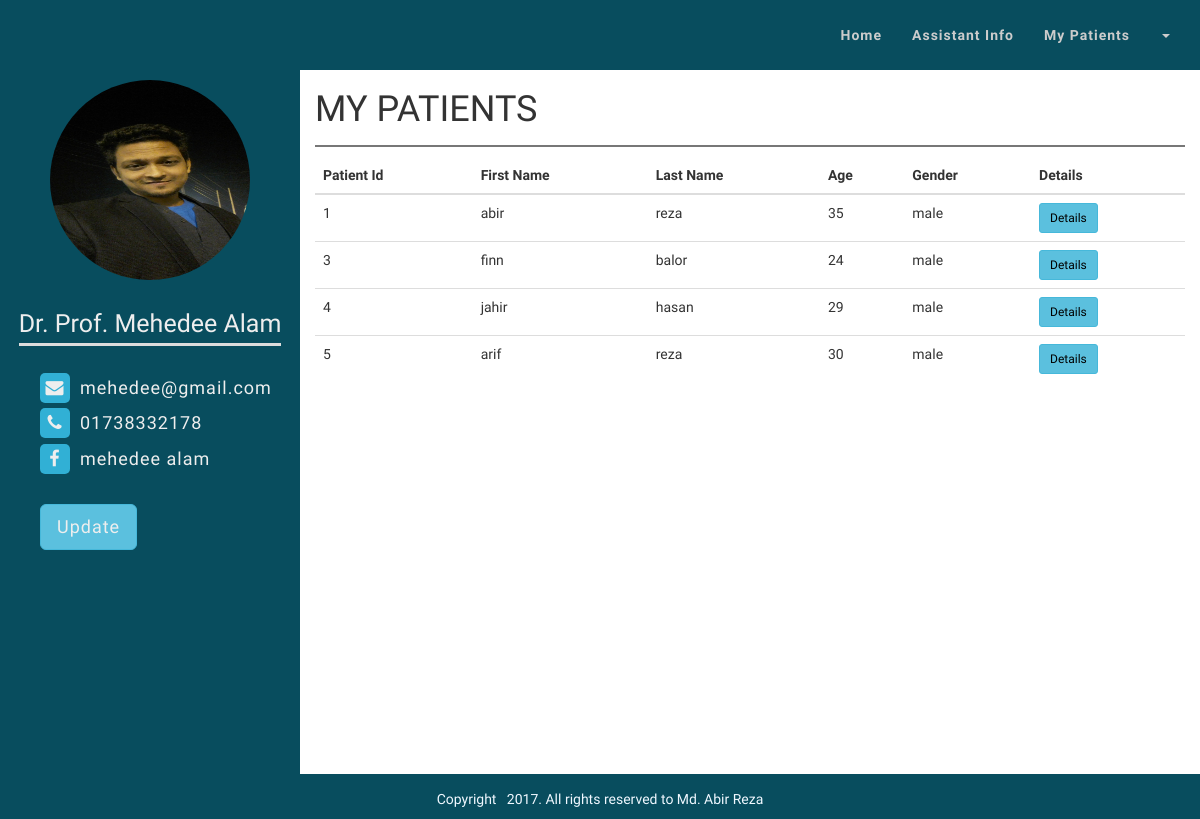
The page /doctor/my_patients.php (signed in) on the database its author committed.
### tables this page shows
CREATE TABLE `doctor` (
  `id` int(11) NOT NULL,
  `name` varchar(255) NOT NULL,
  `email` varchar(255) NOT NULL,
  `password` varchar(255) NOT NULL,
  `phone` varchar(255) NOT NULL,
  `facebook_id` varchar(255) NOT NULL,
  `doctor_image` varchar(255) NOT NULL
);

CREATE TABLE `patients` (
  `id` int(11) NOT NULL,
  `first_name` varchar(255) NOT NULL,
  `last_name` varchar(255) NOT NULL,
  `age` int(11) NOT NULL,
  `gender` varchar(255) NOT NULL,
  `email` varchar(255) NOT NULL,
  `password` varchar(255) NOT NULL,
  `phone` varchar(255) NOT NULL,
  `patient_image` text NOT NULL
);

### doctor/my_patients.php (the view, shortened to what this page needs)
<?php include "doctor_header.php"?>
<?php include "doctor_menu.php"?>
    <section class="body_content container-fluid">
        <div class="row">
            <div class="col-md-3">
                <?php include "left_sidebar.php"?>
            </div>
            <div class="col-md-9">
                <div class="history">
                    <h1 class="text-uppercase">My Patients</h1>
                    <table class="table">
                        <thead>
                            <tr>
                                <th>Patient Id</th>
                                <th>First Name</th>
                                <th>Last Name</th>
                                <th>Age</th>
                                <th>Gender</th>
                                <th>Details</th>
                            </tr>
                        </thead>
                        <tbody>
                            <?php
                                $query = "SELECT * FROM patients";
                                $select_patient_query = mysqli_query($connection,$query);
                                while($row = mysqli_fetch_assoc($select_patient_query)){
                                    $id = $row['id'];
                                    $first_name = $row['first_name'];
                                    $last_name = $row['last_name'];
                                    $age = $row['age'];
                                    $gender = $row['gender'];
                                ?>
                                    <tr class="">
                                        <td><?php echo $id ?></td>
                                        <td><?php echo $first_name ?></td>
                                        <td><?php echo $last_name ?></td>
                                        <td><?php echo $age ?></td>
                                        <td><?php echo $gender ?></td>
                                        <td><a href="patient_details.php?patient_id=<?php echo $id ?>" class="btn btn-sm btn-info">Details</a></td>
                                    </tr>
                            <?php
                            }
                            ?>
                        </tbody>
                    </table>
                </div>
            </div>
        </div>
    </section>
<?php include "doctor_footer.php"?>

### doctor/left_sidebar.php (shortened to what this page needs)
<div class="left-sidebar ">
    <div class="widget profile-picture">
        <?php
            $id = $_SESSION['id'];
            $query = "SELECT * FROM doctor WHERE id = {$id}";
            $select_user_query = mysqli_query($connection,$query);
            while($row = mysqli_fetch_assoc($select_user_query)){
                $name = $row['name'];
                $email = $row['email'];
                $phone = $row['phone'];
                $facebook_id = $row['facebook_id'];
                $doctor_image = $row['doctor_image'];
            }
        ?>
        <?php
        echo "<p class='text-center'><img src='images/$doctor_image' class='img-responsive' alt='doctor_image'></p>";
        ?>
        <h3 class="text-capitalize"><span><?php echo $name;?></span></h3>
    </div>
    <div class="widget profile-info">
        <p><a href=""><span><i class="fa fa-envelope"></i></span><?php echo $email;?></a></p>
        <p class="text-capitalize"><span><i class="fa fa-phone"></i></span><?php echo $phone;?></p>
        <p><a href="https://www.facebook.com/nirjhor.abir?ref=br_rs"><span><i class="fa fa-facebook"></i></span><?php echo $facebook_id;?></a></p>
        <br>
        <p class=""><a href='update_doctor.php' class='btn btn-info btn-lg'>Update</a></p>
    </div>
</div>

### css/style.css (style rules this page uses)
body { margin: 0; padding: 0; font-family: 'Oxygen', sans-serif; }
.body_content { min-height: 88vh; }
.left-sidebar { background: #084d5e; min-height: 88vh; color: #eee; margin-left: -15px; margin-right: -15px; }
.widget { padding: 5px 15px; margin: 0 auto; }
.widget img { width: 200px; height: 200px; border-radius: 100%; margin: 0 auto; }
.widget p { margin: 5px 0; line-height: 1.7; letter-spacing: 1px; }
.widget h3 { color: #eee; text-align: center; font-size: 25px; padding: 10px 0; }
.widget h3 span { padding-bottom: 5px; border-bottom: 3px solid #ddd; }
.profile-info p,.serial-id p { margin-left: 25px; font-size: 18px; }
.profile-info p a { color: #eee; }
.profile-info p span { margin-right: 10px; }
.profile-info p span i { background: #31B0D5; width: 30px; height: 30px; text-align: center; line-height: 30px; border-radius: 5px; }
.history h1 { padding-bottom: 15px; border-bottom: 2px solid #777; }
.table tr a { text-decoration: none; color: #000; }

### rows shown on the page
doctor: doctor_image (picture), name "Dr. Prof. Mehedee Alam", email "mehedee@gmail.com", phone "01738332178", facebook "mehedee alam"
patients: id "1", first_name "abir", last_name "reza", age "35", gender "male"
patients: id "3", first_name "finn", last_name "balor", age "24", gender "male"
patients: id "4", first_name "jahir", last_name "hasan", age "29", gender "male"
patients: id "5", first_name "arif", last_name "reza", age "30", gender "male"
